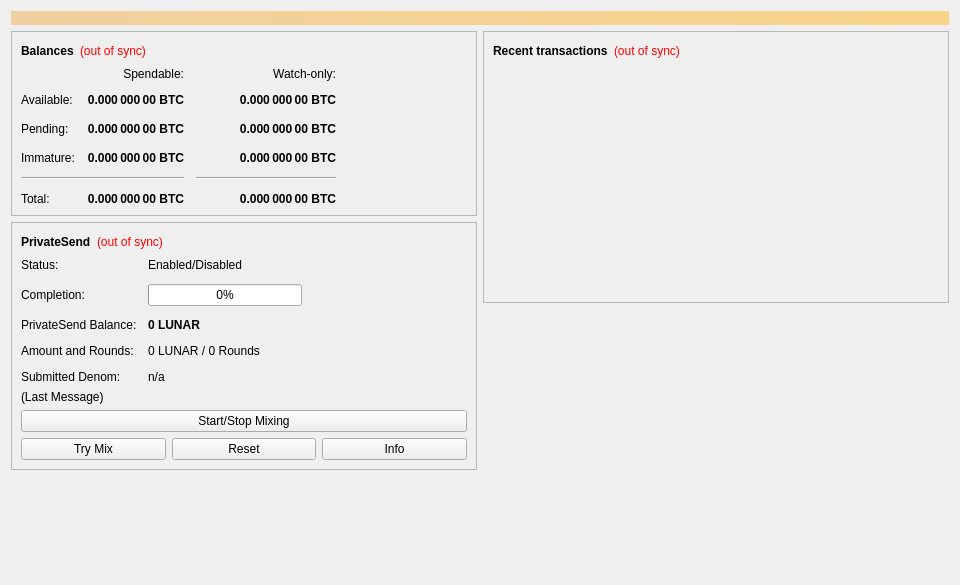
<?xml version="1.0" encoding="UTF-8"?>
<ui version="4.0">
 <class>OverviewPage</class>
 <widget class="QWidget" name="OverviewPage">
  <property name="geometry">
   <rect>
    <x>0</x>
    <y>0</y>
    <width>960</width>
    <height>585</height>
   </rect>
  </property>
  <property name="minimumSize">
   <size>
    <width>960</width>
    <height>0</height>
   </size>
  </property>
  <property name="windowTitle">
   <string>Form</string>
  </property>
  <layout class="QVBoxLayout" name="topLayout">
   <item>
    <widget class="QLabel" name="labelAlerts">
     <property name="visible">
      <bool>false</bool>
     </property>
     <property name="styleSheet">
      <string notr="true">background-color: qlineargradient(x1: 0, y1: 0, x2: 1, y2: 0, stop:0 #F0D0A0, stop:1 #F8D488); color:#000000;</string>
     </property>
     <property name="wordWrap">
      <bool>true</bool>
     </property>
     <property name="margin">
      <number>3</number>
     </property>
    </widget>
   </item>
   <item>
    <layout class="QHBoxLayout" name="horizontalLayout" stretch="1,1">
     <item>
      <layout class="QVBoxLayout" name="verticalLayout_2">
       <item>
        <widget class="QFrame" name="frame">
         <property name="frameShape">
          <enum>QFrame::StyledPanel</enum>
         </property>
         <property name="frameShadow">
          <enum>QFrame::Raised</enum>
         </property>
         <layout class="QVBoxLayout" name="verticalLayout_4">
          <item>
           <layout class="QHBoxLayout" name="horizontalLayout_4">
            <item>
             <widget class="QLabel" name="label_5">
              <property name="font">
               <font>
                <weight>75</weight>
                <bold>true</bold>
               </font>
              </property>
              <property name="text">
               <string>Balances</string>
              </property>
             </widget>
            </item>
            <item>
             <widget class="QLabel" name="labelWalletStatus">
              <property name="toolTip">
               <string>The displayed information may be out of date. Your wallet automatically synchronizes with the Lunar network after a connection is established, but this process has not completed yet.</string>
              </property>
              <property name="styleSheet">
               <string notr="true">QLabel { color: red; }</string>
              </property>
              <property name="text">
               <string notr="true">(out of sync)</string>
              </property>
              <property name="alignment">
               <set>Qt::AlignLeading|Qt::AlignLeft|Qt::AlignVCenter</set>
              </property>
             </widget>
            </item>
            <item>
             <spacer name="horizontalSpacer_3">
              <property name="orientation">
               <enum>Qt::Horizontal</enum>
              </property>
              <property name="sizeHint" stdset="0">
               <size>
                <width>40</width>
                <height>20</height>
               </size>
              </property>
             </spacer>
            </item>
           </layout>
          </item>
          <item>
           <layout class="QGridLayout" name="gridLayout">
            <property name="spacing">
             <number>12</number>
            </property>
            <item row="2" column="2">
             <widget class="QLabel" name="labelWatchPending">
              <property name="font">
               <font>
                <weight>75</weight>
                <bold>true</bold>
               </font>
              </property>
              <property name="cursor">
               <cursorShape>IBeamCursor</cursorShape>
              </property>
              <property name="toolTip">
               <string>Unconfirmed transactions to watch-only addresses</string>
              </property>
              <property name="text">
               <string notr="true">0.000 000 00 BTC</string>
              </property>
              <property name="alignment">
               <set>Qt::AlignRight|Qt::AlignTrailing|Qt::AlignVCenter</set>
              </property>
              <property name="textInteractionFlags">
               <set>Qt::LinksAccessibleByMouse|Qt::TextSelectableByKeyboard|Qt::TextSelectableByMouse</set>
              </property>
             </widget>
            </item>
            <item row="2" column="1">
             <widget class="QLabel" name="labelUnconfirmed">
              <property name="font">
               <font>
                <weight>75</weight>
                <bold>true</bold>
               </font>
              </property>
              <property name="cursor">
               <cursorShape>IBeamCursor</cursorShape>
              </property>
              <property name="toolTip">
               <string>Total of transactions that have yet to be confirmed, and do not yet count toward the spendable balance</string>
              </property>
              <property name="text">
               <string notr="true">0.000 000 00 BTC</string>
              </property>
              <property name="alignment">
               <set>Qt::AlignRight|Qt::AlignTrailing|Qt::AlignVCenter</set>
              </property>
              <property name="textInteractionFlags">
               <set>Qt::LinksAccessibleByMouse|Qt::TextSelectableByKeyboard|Qt::TextSelectableByMouse</set>
              </property>
             </widget>
            </item>
            <item row="3" column="2">
             <widget class="QLabel" name="labelWatchImmature">
              <property name="font">
               <font>
                <weight>75</weight>
                <bold>true</bold>
               </font>
              </property>
              <property name="cursor">
               <cursorShape>IBeamCursor</cursorShape>
              </property>
              <property name="toolTip">
               <string>Mined balance in watch-only addresses that has not yet matured</string>
              </property>
              <property name="text">
               <string notr="true">0.000 000 00 BTC</string>
              </property>
              <property name="alignment">
               <set>Qt::AlignRight|Qt::AlignTrailing|Qt::AlignVCenter</set>
              </property>
              <property name="textInteractionFlags">
               <set>Qt::LinksAccessibleByMouse|Qt::TextSelectableByKeyboard|Qt::TextSelectableByMouse</set>
              </property>
             </widget>
            </item>
            <item row="4" column="0" colspan="2">
             <widget class="Line" name="lineSpendableBalance">
              <property name="orientation">
               <enum>Qt::Horizontal</enum>
              </property>
             </widget>
            </item>
            <item row="4" column="2">
             <widget class="Line" name="lineWatchBalance">
              <property name="sizePolicy">
               <sizepolicy hsizetype="Preferred" vsizetype="Fixed">
                <horstretch>0</horstretch>
                <verstretch>0</verstretch>
               </sizepolicy>
              </property>
              <property name="minimumSize">
               <size>
                <width>140</width>
                <height>0</height>
               </size>
              </property>
              <property name="orientation">
               <enum>Qt::Horizontal</enum>
              </property>
             </widget>
            </item>
            <item row="5" column="0">
             <widget class="QLabel" name="labelTotalText">
              <property name="text">
               <string>Total:</string>
              </property>
             </widget>
            </item>
            <item row="3" column="1">
             <widget class="QLabel" name="labelImmature">
              <property name="font">
               <font>
                <weight>75</weight>
                <bold>true</bold>
               </font>
              </property>
              <property name="cursor">
               <cursorShape>IBeamCursor</cursorShape>
              </property>
              <property name="toolTip">
               <string>Mined balance that has not yet matured</string>
              </property>
              <property name="text">
               <string notr="true">0.000 000 00 BTC</string>
              </property>
              <property name="alignment">
               <set>Qt::AlignRight|Qt::AlignTrailing|Qt::AlignVCenter</set>
              </property>
              <property name="textInteractionFlags">
               <set>Qt::LinksAccessibleByMouse|Qt::TextSelectableByKeyboard|Qt::TextSelectableByMouse</set>
              </property>
             </widget>
            </item>
            <item row="2" column="3">
             <spacer name="horizontalSpacer_2">
              <property name="orientation">
               <enum>Qt::Horizontal</enum>
              </property>
              <property name="sizeHint" stdset="0">
               <size>
                <width>40</width>
                <height>20</height>
               </size>
              </property>
             </spacer>
            </item>
            <item row="3" column="0">
             <widget class="QLabel" name="labelImmatureText">
              <property name="text">
               <string>Immature:</string>
              </property>
             </widget>
            </item>
            <item row="5" column="1">
             <widget class="QLabel" name="labelTotal">
              <property name="font">
               <font>
                <weight>75</weight>
                <bold>true</bold>
               </font>
              </property>
              <property name="cursor">
               <cursorShape>IBeamCursor</cursorShape>
              </property>
              <property name="toolTip">
               <string>Your current total balance</string>
              </property>
              <property name="text">
               <string notr="true">0.000 000 00 BTC</string>
              </property>
              <property name="alignment">
               <set>Qt::AlignRight|Qt::AlignTrailing|Qt::AlignVCenter</set>
              </property>
              <property name="textInteractionFlags">
               <set>Qt::LinksAccessibleByMouse|Qt::TextSelectableByKeyboard|Qt::TextSelectableByMouse</set>
              </property>
             </widget>
            </item>
            <item row="5" column="2">
             <widget class="QLabel" name="labelWatchTotal">
              <property name="font">
               <font>
                <weight>75</weight>
                <bold>true</bold>
               </font>
              </property>
              <property name="cursor">
               <cursorShape>IBeamCursor</cursorShape>
              </property>
              <property name="toolTip">
               <string>Current total balance in watch-only addresses</string>
              </property>
              <property name="text">
               <string notr="true">0.000 000 00 BTC</string>
              </property>
              <property name="alignment">
               <set>Qt::AlignRight|Qt::AlignTrailing|Qt::AlignVCenter</set>
              </property>
              <property name="textInteractionFlags">
               <set>Qt::LinksAccessibleByMouse|Qt::TextSelectableByKeyboard|Qt::TextSelectableByMouse</set>
              </property>
             </widget>
            </item>
            <item row="0" column="2">
             <widget class="QLabel" name="labelWatchonly">
              <property name="text">
               <string>Watch-only:</string>
              </property>
              <property name="alignment">
               <set>Qt::AlignRight|Qt::AlignTrailing|Qt::AlignVCenter</set>
              </property>
             </widget>
            </item>
            <item row="1" column="0">
             <widget class="QLabel" name="labelBalanceText">
              <property name="text">
               <string>Available:</string>
              </property>
             </widget>
            </item>
            <item row="1" column="1">
             <widget class="QLabel" name="labelBalance">
              <property name="font">
               <font>
                <weight>75</weight>
                <bold>true</bold>
               </font>
              </property>
              <property name="cursor">
               <cursorShape>IBeamCursor</cursorShape>
              </property>
              <property name="toolTip">
               <string>Your current spendable balance</string>
              </property>
              <property name="text">
               <string notr="true">0.000 000 00 BTC</string>
              </property>
              <property name="alignment">
               <set>Qt::AlignRight|Qt::AlignTrailing|Qt::AlignVCenter</set>
              </property>
              <property name="textInteractionFlags">
               <set>Qt::LinksAccessibleByMouse|Qt::TextSelectableByKeyboard|Qt::TextSelectableByMouse</set>
              </property>
             </widget>
            </item>
            <item row="1" column="2">
             <widget class="QLabel" name="labelWatchAvailable">
              <property name="font">
               <font>
                <weight>75</weight>
                <bold>true</bold>
               </font>
              </property>
              <property name="cursor">
               <cursorShape>IBeamCursor</cursorShape>
              </property>
              <property name="toolTip">
               <string>Your current balance in watch-only addresses</string>
              </property>
              <property name="text">
               <string notr="true">0.000 000 00 BTC</string>
              </property>
              <property name="alignment">
               <set>Qt::AlignRight|Qt::AlignTrailing|Qt::AlignVCenter</set>
              </property>
              <property name="textInteractionFlags">
               <set>Qt::LinksAccessibleByMouse|Qt::TextSelectableByKeyboard|Qt::TextSelectableByMouse</set>
              </property>
             </widget>
            </item>
            <item row="2" column="0">
             <widget class="QLabel" name="labelPendingText">
              <property name="text">
               <string>Pending:</string>
              </property>
             </widget>
            </item>
            <item row="0" column="1">
             <widget class="QLabel" name="labelSpendable">
              <property name="text">
               <string>Spendable:</string>
              </property>
              <property name="alignment">
               <set>Qt::AlignRight|Qt::AlignTrailing|Qt::AlignVCenter</set>
              </property>
             </widget>
            </item>
           </layout>
          </item>
         </layout>
        </widget>
       </item>
       <item>
        <widget class="QFrame" name="framePrivateSend">
         <property name="layoutDirection">
          <enum>Qt::LeftToRight</enum>
         </property>
         <property name="frameShape">
          <enum>QFrame::StyledPanel</enum>
         </property>
         <property name="frameShadow">
          <enum>QFrame::Raised</enum>
         </property>
         <layout class="QVBoxLayout" name="VerticalLayout_PS1">
          <item>
           <layout class="QHBoxLayout" name="horizontalLayout_5">
            <item>
             <widget class="QLabel" name="labelPrivateSendHeader">
              <property name="font">
               <font>
                <weight>75</weight>
                <bold>true</bold>
               </font>
              </property>
              <property name="text">
               <string>PrivateSend</string>
              </property>
             </widget>
            </item>
            <item>
             <widget class="QLabel" name="labelPrivateSendSyncStatus">
              <property name="toolTip">
               <string>The displayed information may be out of date. Your wallet automatically synchronizes with the Lunar network after a connection is established, but this process has not completed yet.</string>
              </property>
              <property name="styleSheet">
               <string notr="true">QLabel { color: red; }</string>
              </property>
              <property name="text">
               <string notr="true">(out of sync)</string>
              </property>
              <property name="alignment">
               <set>Qt::AlignLeading|Qt::AlignLeft|Qt::AlignVCenter</set>
              </property>
             </widget>
            </item>
            <item>
             <spacer name="horizontalSpacer_4">
              <property name="orientation">
               <enum>Qt::Horizontal</enum>
              </property>
              <property name="sizeHint" stdset="0">
               <size>
                <width>40</width>
                <height>20</height>
               </size>
              </property>
             </spacer>
            </item>
           </layout>
          </item>
          <item>
           <layout class="QFormLayout" name="privateSendFormLayout">
            <property name="fieldGrowthPolicy">
             <enum>QFormLayout::AllNonFixedFieldsGrow</enum>
            </property>
            <property name="horizontalSpacing">
             <number>11</number>
            </property>
            <property name="verticalSpacing">
             <number>12</number>
            </property>
            <item row="0" column="0">
             <widget class="QLabel" name="labelPrivateSendEnabledText">
              <property name="text">
               <string>Status:</string>
              </property>
             </widget>
            </item>
            <item row="0" column="1">
             <widget class="QLabel" name="labelPrivateSendEnabled">
              <property name="text">
               <string>Enabled/Disabled</string>
              </property>
             </widget>
            </item>
            <item row="1" column="0">
             <widget class="QLabel" name="labelCompletitionText">
              <property name="text">
               <string>Completion:</string>
              </property>
             </widget>
            </item>
            <item row="1" column="1">
             <widget class="QProgressBar" name="privateSendProgress">
              <property name="maximumSize">
               <size>
                <width>154</width>
                <height>16777215</height>
               </size>
              </property>
              <property name="value">
               <number>0</number>
              </property>
             </widget>
            </item>
            <item row="2" column="0">
             <widget class="QLabel" name="labelAnonymizedText">
              <property name="text">
               <string>PrivateSend Balance:</string>
              </property>
             </widget>
            </item>
            <item row="2" column="1">
             <widget class="QLabel" name="labelAnonymized">
              <property name="font">
               <font>
                <weight>75</weight>
                <bold>true</bold>
               </font>
              </property>
              <property name="text">
               <string notr="true">0 LUNAR</string>
              </property>
             </widget>
            </item>
            <item row="3" column="0">
             <widget class="QLabel" name="labelAmountAndRoundsText">
              <property name="text">
               <string>Amount and Rounds:</string>
              </property>
             </widget>
            </item>
            <item row="3" column="1">
             <widget class="QLabel" name="labelAmountRounds">
              <property name="text">
               <string>0 LUNAR / 0 Rounds</string>
              </property>
             </widget>
            </item>
            <item row="4" column="0">
             <widget class="QLabel" name="labelSubmittedDenomText">
              <property name="text">
               <string>Submitted Denom:</string>
              </property>
             </widget>
            </item>
            <item row="4" column="1">
             <widget class="QLabel" name="labelSubmittedDenom">
              <property name="toolTip">
               <string>The denominations you submitted to the Masternode.&lt;br&gt;To mix, other users must submit the exact same denominations.</string>
              </property>
              <property name="text">
               <string>n/a</string>
              </property>
             </widget>
            </item>
           </layout>
          </item>
          <item>
           <layout class="QVBoxLayout" name="VerticalLayout_PS">
            <item>
             <widget class="QLabel" name="labelPrivateSendLastMessage">
              <property name="text">
               <string>(Last Message)</string>
              </property>
              <property name="alignment">
               <set>Qt::AlignLeading|Qt::AlignLeft|Qt::AlignTop</set>
              </property>
              <property name="wordWrap">
               <bool>true</bool>
              </property>
             </widget>
            </item>
            <item>
             <widget class="QPushButton" name="togglePrivateSend">
              <property name="sizePolicy">
               <sizepolicy hsizetype="MinimumExpanding" vsizetype="Fixed">
                <horstretch>0</horstretch>
                <verstretch>0</verstretch>
               </sizepolicy>
              </property>
              <property name="text">
               <string>Start/Stop Mixing</string>
              </property>
             </widget>
            </item>
            <item>
             <layout class="QHBoxLayout" name="horizontalLayout_debugbuttons">
              <item>
               <widget class="QPushButton" name="privateSendAuto">
                <property name="sizePolicy">
                 <sizepolicy hsizetype="MinimumExpanding" vsizetype="Fixed">
                  <horstretch>0</horstretch>
                  <verstretch>0</verstretch>
                 </sizepolicy>
                </property>
                <property name="toolTip">
                 <string>Try to manually submit a PrivateSend request.</string>
                </property>
                <property name="text">
                 <string>Try Mix</string>
                </property>
               </widget>
              </item>
              <item>
               <widget class="QPushButton" name="privateSendReset">
                <property name="sizePolicy">
                 <sizepolicy hsizetype="MinimumExpanding" vsizetype="Fixed">
                  <horstretch>0</horstretch>
                  <verstretch>0</verstretch>
                 </sizepolicy>
                </property>
                <property name="toolTip">
                 <string>Reset the current status of PrivateSend (can interrupt PrivateSend if it's in the process of Mixing, which can cost you money!)</string>
                </property>
                <property name="autoFillBackground">
                 <bool>false</bool>
                </property>
                <property name="text">
                 <string>Reset</string>
                </property>
               </widget>
              </item>
              <item>
               <widget class="QPushButton" name="privateSendInfo">
                <property name="sizePolicy">
                 <sizepolicy hsizetype="MinimumExpanding" vsizetype="Fixed">
                  <horstretch>0</horstretch>
                  <verstretch>0</verstretch>
                 </sizepolicy>
                </property>
                <property name="toolTip">
                 <string>Information about PrivateSend and Mixing</string>
                </property>
                <property name="text">
                 <string>Info</string>
                </property>
               </widget>
              </item>
             </layout>
            </item>
           </layout>
          </item>
         </layout>
        </widget>
       </item>
       <item>
        <spacer name="verticalSpacer">
         <property name="orientation">
          <enum>Qt::Vertical</enum>
         </property>
         <property name="sizeHint" stdset="0">
          <size>
           <width>20</width>
           <height>40</height>
          </size>
         </property>
        </spacer>
       </item>
      </layout>
     </item>
     <item>
      <layout class="QVBoxLayout" name="verticalLayout_3">
       <item>
        <widget class="QFrame" name="frame_2">
         <property name="frameShape">
          <enum>QFrame::StyledPanel</enum>
         </property>
         <property name="frameShadow">
          <enum>QFrame::Raised</enum>
         </property>
         <layout class="QVBoxLayout" name="verticalLayout">
          <item>
           <layout class="QHBoxLayout" name="horizontalLayout_2">
            <item>
             <widget class="QLabel" name="label_4">
              <property name="font">
               <font>
                <weight>75</weight>
                <bold>true</bold>
               </font>
              </property>
              <property name="text">
               <string>Recent transactions</string>
              </property>
             </widget>
            </item>
            <item>
             <widget class="QLabel" name="labelTransactionsStatus">
              <property name="toolTip">
               <string>The displayed information may be out of date. Your wallet automatically synchronizes with the Lunar network after a connection is established, but this process has not completed yet.</string>
              </property>
              <property name="styleSheet">
               <string notr="true">QLabel { color: red; }</string>
              </property>
              <property name="text">
               <string notr="true">(out of sync)</string>
              </property>
              <property name="alignment">
               <set>Qt::AlignLeading|Qt::AlignLeft|Qt::AlignVCenter</set>
              </property>
             </widget>
            </item>
            <item>
             <spacer name="horizontalSpacer">
              <property name="orientation">
               <enum>Qt::Horizontal</enum>
              </property>
              <property name="sizeHint" stdset="0">
               <size>
                <width>40</width>
                <height>20</height>
               </size>
              </property>
             </spacer>
            </item>
           </layout>
          </item>
          <item>
           <widget class="QListView" name="listTransactions">
            <property name="styleSheet">
             <string notr="true">QListView { background: transparent; }</string>
            </property>
            <property name="frameShape">
             <enum>QFrame::NoFrame</enum>
            </property>
            <property name="verticalScrollBarPolicy">
             <enum>Qt::ScrollBarAlwaysOff</enum>
            </property>
            <property name="horizontalScrollBarPolicy">
             <enum>Qt::ScrollBarAlwaysOff</enum>
            </property>
            <property name="selectionMode">
             <enum>QAbstractItemView::NoSelection</enum>
            </property>
           </widget>
          </item>
         </layout>
        </widget>
       </item>
       <item>
        <spacer name="verticalSpacer_2">
         <property name="orientation">
          <enum>Qt::Vertical</enum>
         </property>
         <property name="sizeHint" stdset="0">
          <size>
           <width>20</width>
           <height>40</height>
          </size>
         </property>
        </spacer>
       </item>
      </layout>
     </item>
    </layout>
   </item>
  </layout>
 </widget>
 <resources/>
 <connections/>
</ui>
